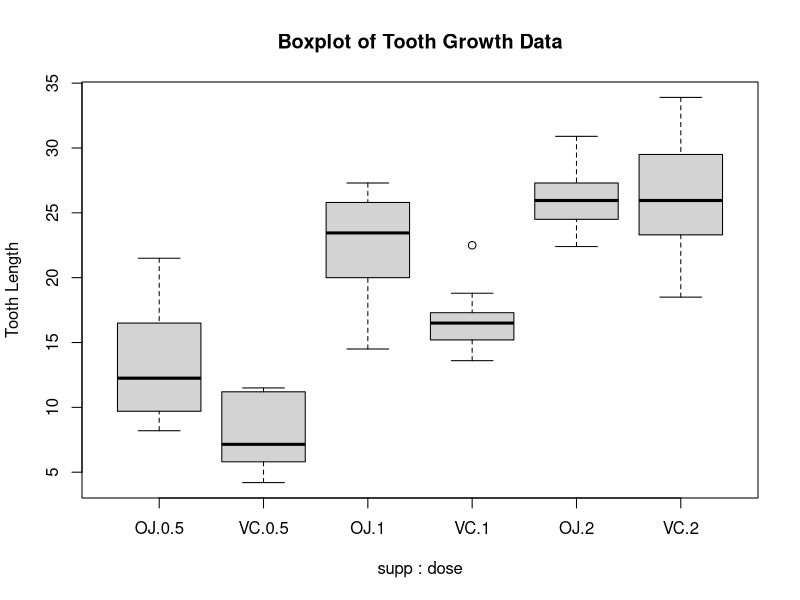

Here is the R script that generated this plot: (Note: this script raises an error after producing the figure.)
## ---- chunk 1
        library(knitr)
        library(ggplot2)
        set.seed(123)
        opts_chunk$set(echo = FALSE) 
setwd("D:/COURSES/Coursera/06_Statistical Inference/Project")
## ---- chunk 2
data(ToothGrowth)
boxplot(len ~ supp * dose, data=ToothGrowth, ylab="Tooth Length", main="Boxplot of Tooth Growth Data")
## ---- chunk 3
head(ToothGrowth)
## ---- chunk 4
summary(ToothGrowth)
## ---- chunk 5
t.test(len~supp, paired=FALSE, var.equal=FALSE, subset=ToothGrowth$dose==0.5, data=ToothGrowth)
## ---- chunk 6
t.test(len~supp, paired=FALSE, var.equal=FALSE, subset=ToothGrowth$dose==1, data=ToothGrowth)
## ---- chunk 7
t.test(len~supp, paired=FALSE, var.equal=FALSE, subset=ToothGrowth$dose==2, data=ToothGrowth)
